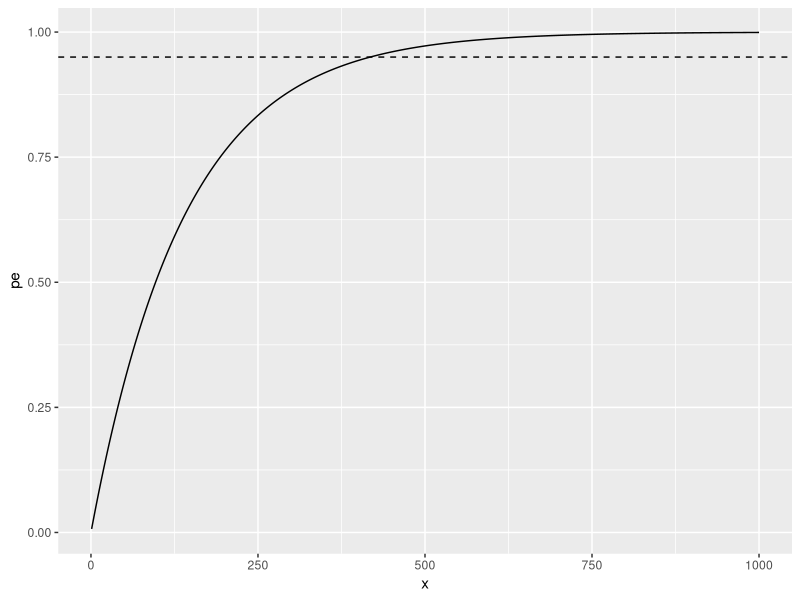
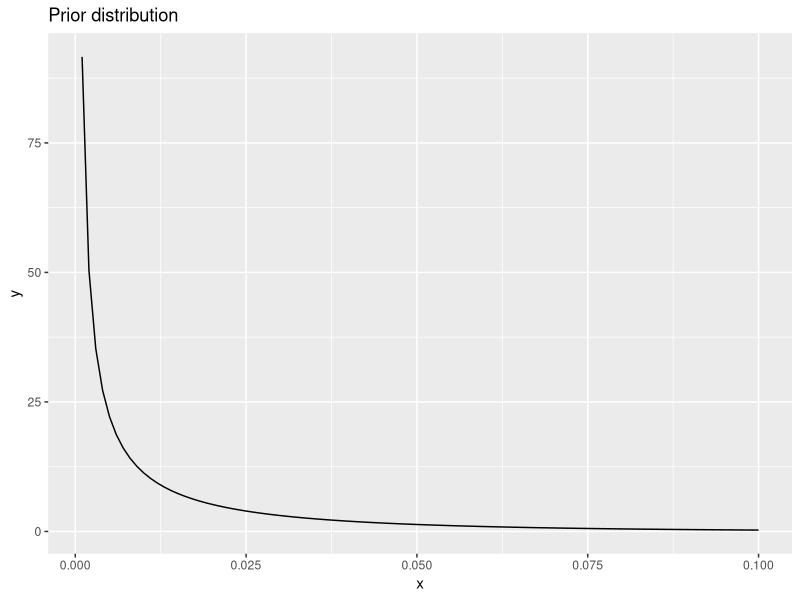
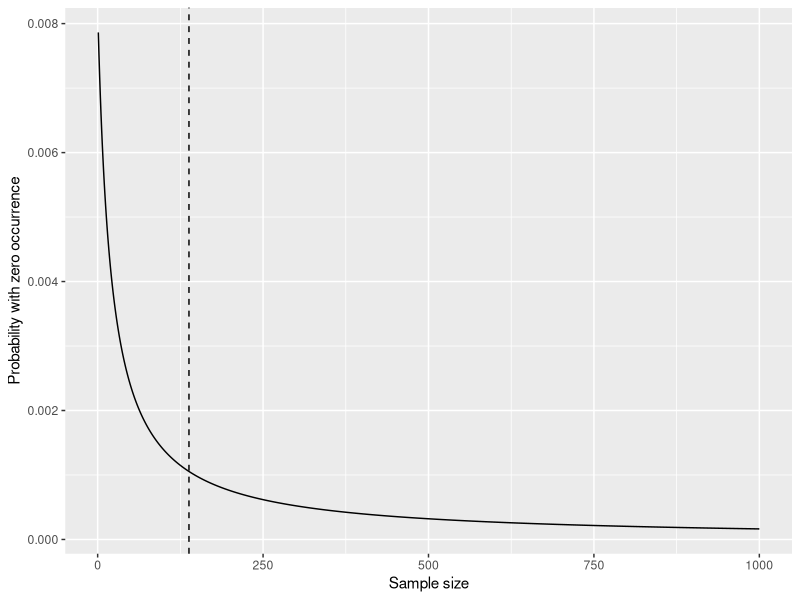

Generate these figures, in order, with R:
#' Load libraries.
library(dplyr)
library(ggplot2)
# Rule of 3 is a 95% one-sided confidence limit. 

# Laplace's rule of succession. The rule of succession states that the estimated probability of failure is (F + 1)/(N + 2). Where F is the number of failures.
# Laplace's rule of succession.
F <- 0
N <- 138
p <- (F + 1) / (N + 2)
x <- 1:1000
pe <- 1 - pbinom(0, size = x, prob = p)
ggplot(tibble(x, pe)) +
    geom_line(aes(x, pe, group = 1)) +
    geom_hline(yintercept = 0.95, linetype = "dashed")
sum(near(0.95, pe, tol = 0.0001))
x[near(0.95, pe, tol = 0.0001)]

#' Bayesian estimator
#' if we use beta prior with parameters a and b we can use formula (see Razzaghi, 2002):
#' Razzaghi, M. (2002). On the estimation of binomial success probability with zero occurrence in sample. Journal of Modern Applied Statistical Methods, 1(2), 41. http://digitalcommons.wayne.edu/cgi/viewcontent.cgi?article=1673&context=jmasm

eb_estimate <- function(x, a, b) {
    a / (a + b + x)
}

#'
#' Blood donors
bd <- 2 / 1e6
#' Sweden
sw <- 0.2 / 1e5
#' Our data
we <- list(pos = 0, ntry = 138)
#' IVF patients
ivf <- 2.3 / 1e4
#' injecting drug users
idu <- 3.2 / 100

#' Create prior parameters
obs <- c(bd, sw, ivf, idu)
values <- sample(obs, 1000, replace = TRUE)
m <- MASS::fitdistr(values, dbeta, start = list(shape1 = 1, shape2 = 10))

alpha0 <- m$estimate[1]
beta0 <- m$estimate[2]

#' Plot prior distribution
set.seed(11)
x <- seq(0.001, 0.1, 0.001)
y <- dbeta(x, alpha0, beta0)
tibble(x, y) %>% 
    ggplot() +
    geom_line(aes(x, y, group = 1)) +
    labs(title = "Prior distribution")

#' Estimate upper bound
x <- seq(1, 1000, by = 1)
xub <- eb_estimate(x, alpha0, beta0)

#' Plot upper bound estimate
as_tibble(cbind(x, p = xub)) %>% 
    ggplot() +
    geom_line(aes(x, p, group = 1)) +
    geom_vline(xintercept = 138, linetype = "dashed") +
    labs(y = "Probability with zero occurrence",
         x = "Sample size")
